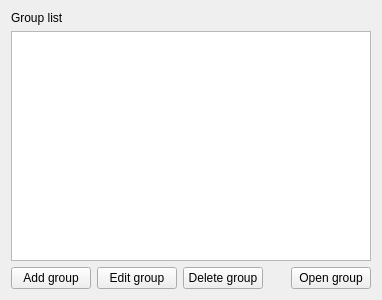
<?xml version="1.0" encoding="UTF-8"?>
<ui version="4.0">
 <class>WelcomeWindow</class>
 <widget class="QWidget" name="WelcomeWindow">
  <property name="geometry">
   <rect>
    <x>0</x>
    <y>0</y>
    <width>382</width>
    <height>300</height>
   </rect>
  </property>
  <property name="windowTitle">
   <string>Dialog</string>
  </property>
  <layout class="QVBoxLayout" name="verticalLayout">
   <item>
    <widget class="QLabel" name="label">
     <property name="text">
      <string>Group list</string>
     </property>
    </widget>
   </item>
   <item>
    <widget class="QTreeView" name="tv_groupsList"/>
   </item>
   <item>
    <layout class="QHBoxLayout" name="horizontalLayout">
     <item>
      <widget class="QPushButton" name="b_addGroup">
       <property name="text">
        <string>Add group</string>
       </property>
      </widget>
     </item>
     <item>
      <widget class="QPushButton" name="b_editGroup">
       <property name="text">
        <string>Edit group</string>
       </property>
      </widget>
     </item>
     <item>
      <widget class="QPushButton" name="b_deleteGroup">
       <property name="text">
        <string>Delete group</string>
       </property>
      </widget>
     </item>
     <item>
      <spacer name="horizontalSpacer">
       <property name="orientation">
        <enum>Qt::Horizontal</enum>
       </property>
       <property name="sizeHint" stdset="0">
        <size>
         <width>40</width>
         <height>20</height>
        </size>
       </property>
      </spacer>
     </item>
     <item>
      <widget class="QPushButton" name="b_openGroup">
       <property name="text">
        <string>Open group</string>
       </property>
      </widget>
     </item>
    </layout>
   </item>
  </layout>
 </widget>
 <resources/>
 <connections/>
</ui>
